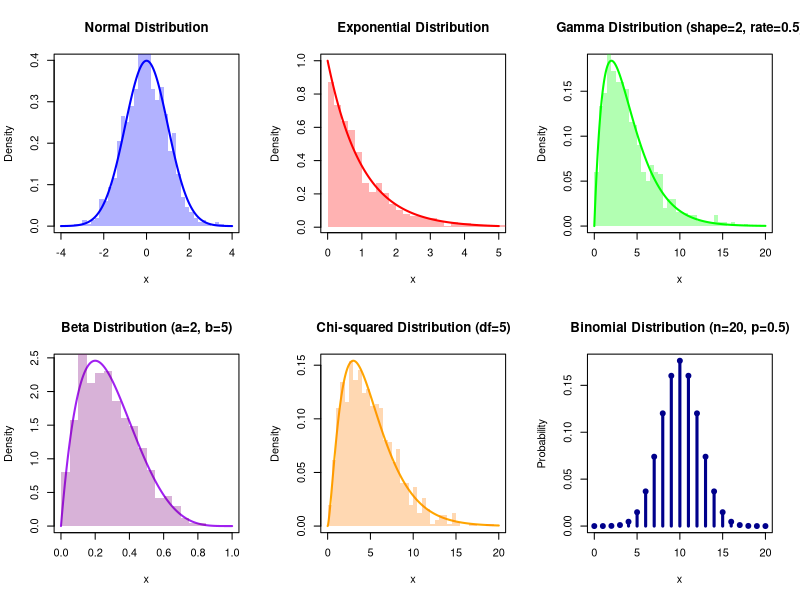
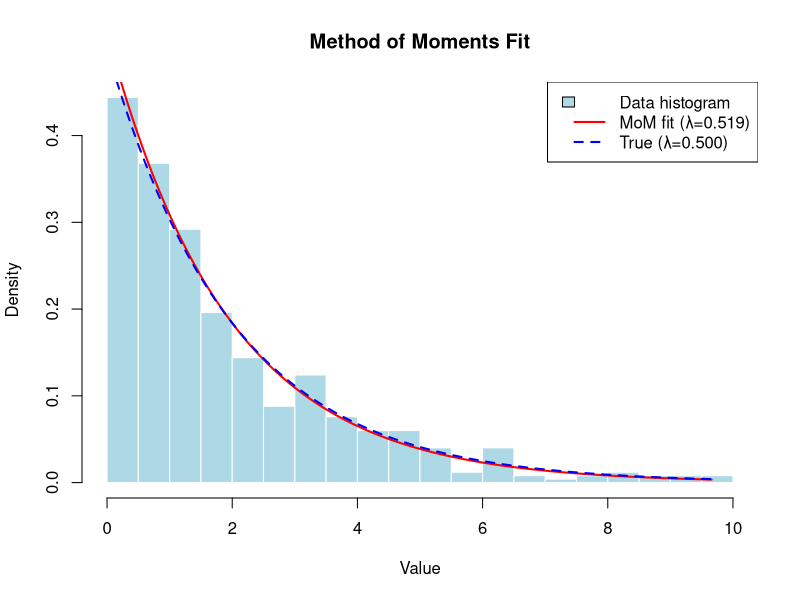
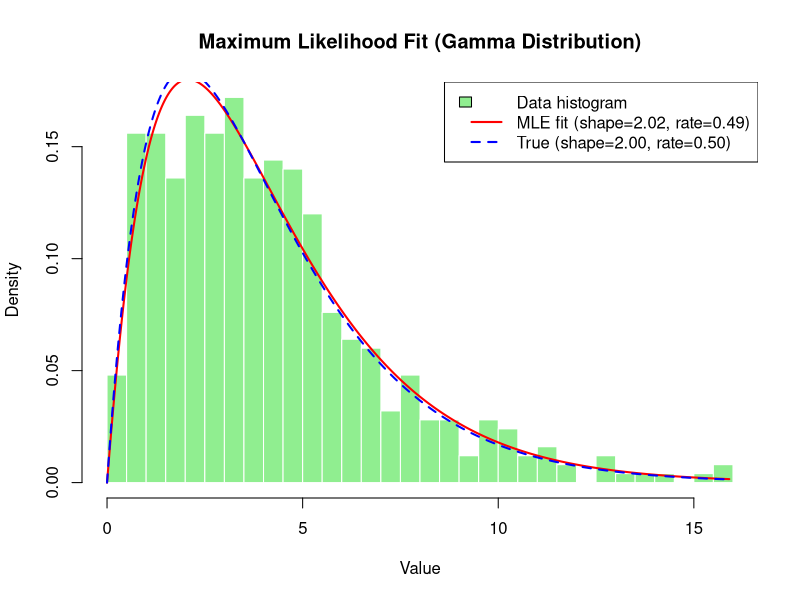
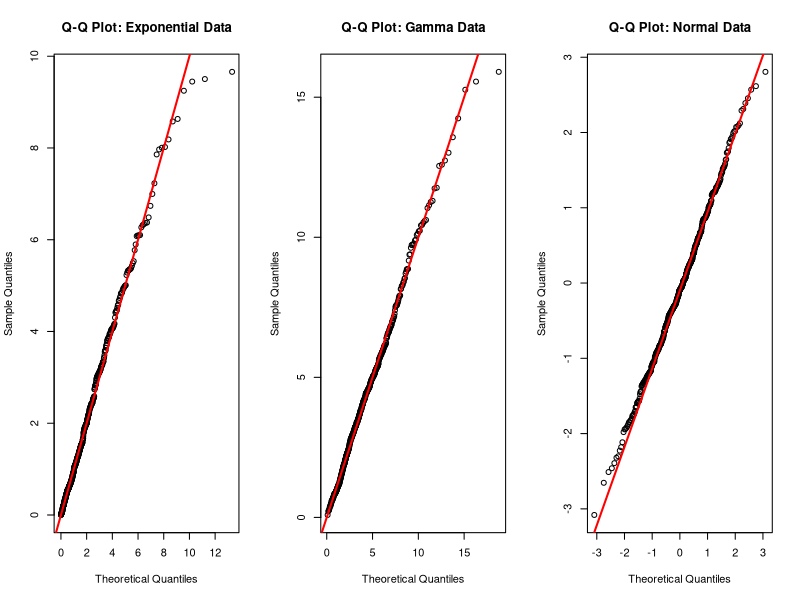
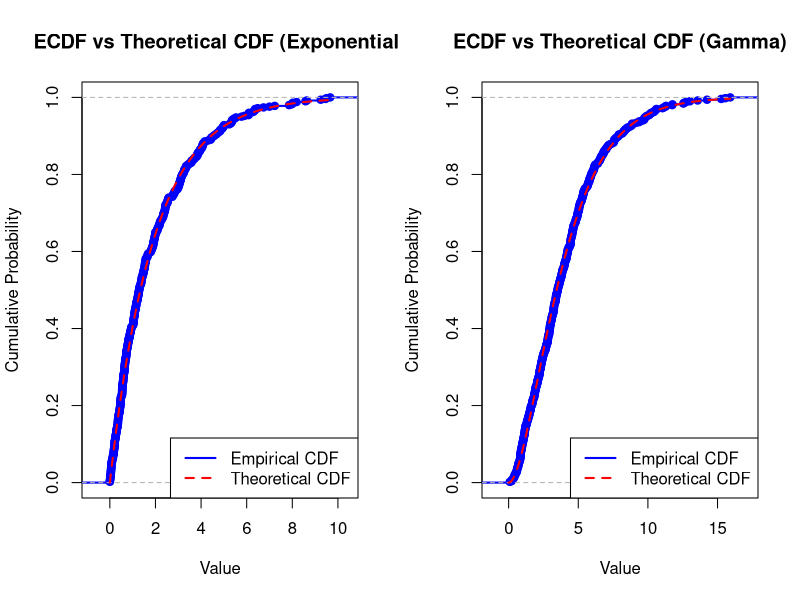
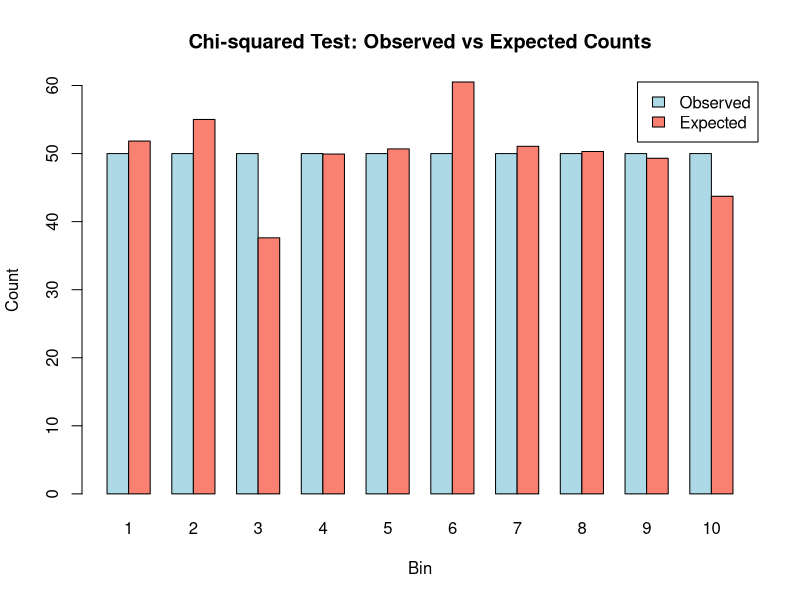
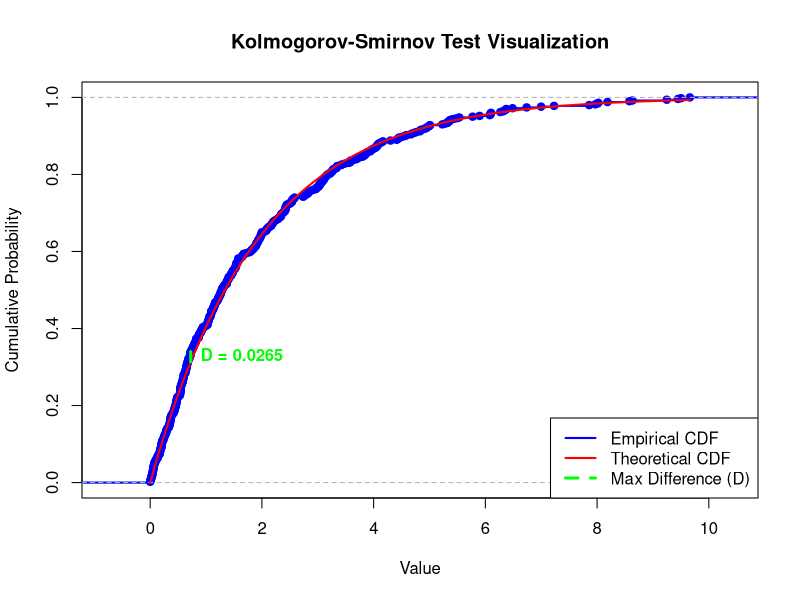
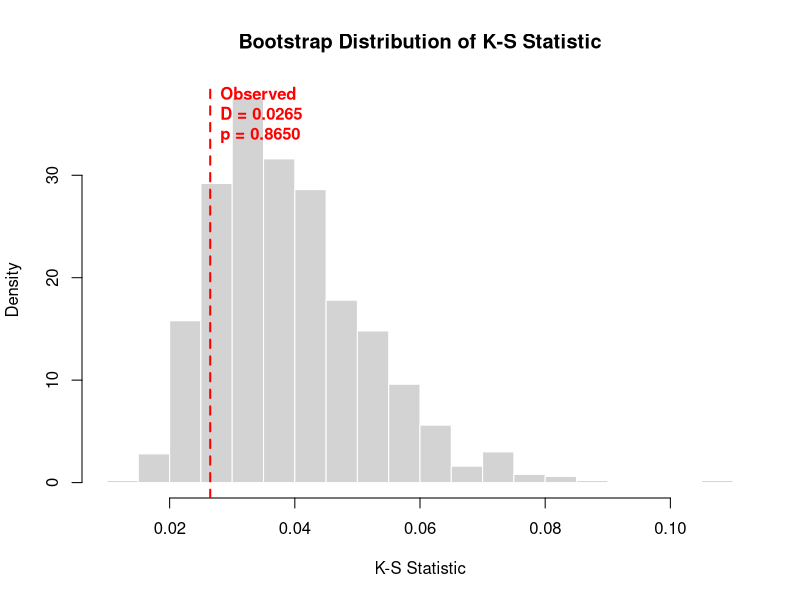

Here is the R script that generated these plots, in order:
# ============================================
# DISTRIBUTIONS IN R
# ============================================
# Statistical Computing Tutorial
# Topic: Probability Distributions and Goodness of Fit Testing
#
# Agenda:
# 1. Random number generation
# 2. Built-in distributions in R
# 3. Parametric distributions as models
# 4. Methods of fitting (moments, generalized moments, likelihood)
# 5. Methods of checking (visual comparisons, statistics, tests, calibration)
# 6. Chi-squared test for continuous distributions
# 7. Better alternatives (K-S test, bootstrap, smooth tests)
# ============================================

# Create plots directory if it doesn't exist
if (!dir.exists("../plots")) {
  dir.create("../plots", recursive = TRUE)
}

# Set seed for reproducibility
set.seed(42)

# ============================================
# RANDOM NUMBER GENERATION
# ============================================
cat("\n")
cat(paste(rep("=", 50), collapse=""), "\n")
cat("RANDOM NUMBER GENERATION\n")
cat(paste(rep("=", 50), collapse=""), "\n\n")

print("R has built-in random number generators for many distributions")
print("")
print("General naming convention:")
print("  - dname(): density function (PDF)")
print("  - pname(): cumulative distribution function (CDF)")
print("  - qname(): quantile function (inverse CDF)")
print("  - rname(): random number generator")
print("")
print("where 'name' is the distribution name (norm, exp, unif, etc.)")

# Examples of random number generation
print("\n--- Uniform Distribution ---")
uniform_sample <- runif(10, min=0, max=1)
print("Sample of 10 uniform random numbers [0,1]:")
print(round(uniform_sample, 4))

print("\n--- Normal Distribution ---")
normal_sample <- rnorm(10, mean=0, sd=1)
print("Sample of 10 standard normal random numbers:")
print(round(normal_sample, 4))

print("\n--- Exponential Distribution ---")
exp_sample <- rexp(10, rate=1)
print("Sample of 10 exponential random numbers (rate=1):")
print(round(exp_sample, 4))

# ============================================
# DISTRIBUTIONS IN R
# ============================================
cat("\n")
cat(paste(rep("=", 50), collapse=""), "\n")
cat("BUILT-IN DISTRIBUTIONS IN R\n")
cat(paste(rep("=", 50), collapse=""), "\n\n")

print("R provides many common distributions:")
print("")
print("Continuous distributions:")
print("  - Normal: rnorm(n, mean, sd)")
print("  - Exponential: rexp(n, rate)")
print("  - Uniform: runif(n, min, max)")
print("  - Gamma: rgamma(n, shape, rate)")
print("  - Beta: rbeta(n, shape1, shape2)")
print("  - Chi-squared: rchisq(n, df)")
print("  - t-distribution: rt(n, df)")
print("  - F-distribution: rf(n, df1, df2)")
print("")
print("Discrete distributions:")
print("  - Binomial: rbinom(n, size, prob)")
print("  - Poisson: rpois(n, lambda)")
print("  - Geometric: rgeom(n, prob)")
print("  - Negative binomial: rnbinom(n, size, prob)")

# Visualize some distributions
png("../plots/dist_common_distributions.png", width=1200, height=800)
par(mfrow=c(2,3))

# Normal distribution
x_norm <- seq(-4, 4, length.out=1000)
plot(x_norm, dnorm(x_norm, 0, 1), type='l', lwd=2, col='blue',
     main="Normal Distribution", xlab="x", ylab="Density")
hist(rnorm(1000), breaks=30, add=TRUE, freq=FALSE, col=rgb(0,0,1,0.3), border=NA)

# Exponential distribution
x_exp <- seq(0, 5, length.out=1000)
plot(x_exp, dexp(x_exp, 1), type='l', lwd=2, col='red',
     main="Exponential Distribution", xlab="x", ylab="Density")
hist(rexp(1000), breaks=30, add=TRUE, freq=FALSE, col=rgb(1,0,0,0.3), border=NA)

# Gamma distribution
x_gamma <- seq(0, 20, length.out=1000)
plot(x_gamma, dgamma(x_gamma, shape=2, rate=0.5), type='l', lwd=2, col='green',
     main="Gamma Distribution (shape=2, rate=0.5)", xlab="x", ylab="Density")
hist(rgamma(1000, 2, 0.5), breaks=30, add=TRUE, freq=FALSE, col=rgb(0,1,0,0.3), border=NA)

# Beta distribution
x_beta <- seq(0, 1, length.out=1000)
plot(x_beta, dbeta(x_beta, 2, 5), type='l', lwd=2, col='purple',
     main="Beta Distribution (a=2, b=5)", xlab="x", ylab="Density")
hist(rbeta(1000, 2, 5), breaks=30, add=TRUE, freq=FALSE, col=rgb(0.5,0,0.5,0.3), border=NA)

# Chi-squared distribution
x_chisq <- seq(0, 20, length.out=1000)
plot(x_chisq, dchisq(x_chisq, 5), type='l', lwd=2, col='orange',
     main="Chi-squared Distribution (df=5)", xlab="x", ylab="Density")
hist(rchisq(1000, 5), breaks=30, add=TRUE, freq=FALSE, col=rgb(1,0.5,0,0.3), border=NA)

# Binomial distribution (discrete)
x_binom <- 0:20
plot(x_binom, dbinom(x_binom, 20, 0.5), type='h', lwd=3, col='darkblue',
     main="Binomial Distribution (n=20, p=0.5)", xlab="x", ylab="Probability")
points(x_binom, dbinom(x_binom, 20, 0.5), pch=19, col='darkblue')

par(mfrow=c(1,1))
dev.off()
print("Plot saved: dist_common_distributions.png")

# ============================================
# PARAMETRIC DISTRIBUTIONS AS MODELS
# ============================================
cat("\n")
cat(paste(rep("=", 50), collapse=""), "\n")
cat("PARAMETRIC DISTRIBUTIONS AS MODELS\n")
cat(paste(rep("=", 50), collapse=""), "\n\n")

print("Parametric distributions serve as models for real-world data")
print("")
print("Key idea: Assume data comes from a known family of distributions")
print("          but with unknown parameters")
print("")
print("Goal: Estimate the parameters from the data")
print("      Check if the model fits well")

# Generate some example data (exponential)
true_rate <- 0.5
sample_data <- rexp(500, rate=true_rate)

print(sprintf("\nGenerated 500 samples from Exponential(rate=%.1f)", true_rate))
print(sprintf("Sample mean: %.4f (theoretical: %.4f)", mean(sample_data), 1/true_rate))
print(sprintf("Sample variance: %.4f (theoretical: %.4f)", var(sample_data), 1/true_rate^2))

# ============================================
# METHOD OF MOMENTS
# ============================================
cat("\n")
cat(paste(rep("=", 50), collapse=""), "\n")
cat("FITTING: METHOD OF MOMENTS\n")
cat(paste(rep("=", 50), collapse=""), "\n\n")

print("Method of Moments: Match sample moments to theoretical moments")
print("")
print("For exponential distribution:")
print("  E[X] = 1/λ")
print("  So: λ_hat = 1/mean(X)")

# Estimate rate using method of moments
rate_mom <- 1/mean(sample_data)
print(sprintf("\nMethod of Moments estimate: λ = %.4f", rate_mom))
print(sprintf("True rate: λ = %.4f", true_rate))
print(sprintf("Error: %.4f", abs(rate_mom - true_rate)))

# Visualize the fit
png("../plots/dist_method_of_moments.png", width=800, height=600)
hist(sample_data, breaks=30, freq=FALSE, 
     main="Method of Moments Fit",
     xlab="Value", ylab="Density",
     col='lightblue', border='white')
x_seq <- seq(0, max(sample_data), length.out=1000)
lines(x_seq, dexp(x_seq, rate_mom), col='red', lwd=2)
lines(x_seq, dexp(x_seq, true_rate), col='blue', lwd=2, lty=2)
legend("topright", 
       legend=c("Data histogram", 
                sprintf("MoM fit (λ=%.3f)", rate_mom),
                sprintf("True (λ=%.3f)", true_rate)),
       col=c("lightblue", "red", "blue"),
       lty=c(NA, 1, 2), lwd=c(NA, 2, 2),
       fill=c("lightblue", NA, NA), border=c("black", NA, NA))
dev.off()
print("Plot saved: dist_method_of_moments.png")

# ============================================
# MAXIMUM LIKELIHOOD ESTIMATION
# ============================================
cat("\n")
cat(paste(rep("=", 50), collapse=""), "\n")
cat("FITTING: MAXIMUM LIKELIHOOD ESTIMATION\n")
cat(paste(rep("=", 50), collapse=""), "\n\n")

print("Maximum Likelihood: Find parameters that maximize the likelihood function")
print("")
print("Likelihood function: L(θ|data) = product of f(x_i|θ)")
print("Log-likelihood: l(θ|data) = sum of log(f(x_i|θ))")
print("")
print("For exponential distribution:")
print("  l(λ) = n*log(λ) - λ*sum(x_i)")
print("  Maximize by taking derivative and setting to 0")
print("  Solution: λ_MLE = n / sum(x_i) = 1/mean(x)")

# MLE for exponential (same as method of moments in this case!)
rate_mle <- 1/mean(sample_data)
print(sprintf("\nMaximum Likelihood estimate: λ = %.4f", rate_mle))
print(sprintf("True rate: λ = %.4f", true_rate))

# For more complex distributions, use optim()
# Example: fit gamma distribution using MLE
print("\n--- Fitting Gamma Distribution ---")

# Generate gamma data
gamma_data <- rgamma(500, shape=2, rate=0.5)

# Negative log-likelihood for gamma
neg_log_lik_gamma <- function(params, data) {
  shape <- params[1]
  rate <- params[2]
  if (shape <= 0 || rate <= 0) return(Inf)
  -sum(dgamma(data, shape=shape, rate=rate, log=TRUE))
}

# Optimize
mle_result <- optim(c(1, 1), neg_log_lik_gamma, data=gamma_data)
shape_mle <- mle_result$par[1]
rate_mle_gamma <- mle_result$par[2]

print(sprintf("MLE estimates: shape = %.4f, rate = %.4f", shape_mle, rate_mle_gamma))
print(sprintf("True parameters: shape = 2.0000, rate = 0.5000"))

# Visualize
png("../plots/dist_mle_gamma.png", width=800, height=600)
hist(gamma_data, breaks=30, freq=FALSE,
     main="Maximum Likelihood Fit (Gamma Distribution)",
     xlab="Value", ylab="Density",
     col='lightgreen', border='white')
x_seq_g <- seq(0, max(gamma_data), length.out=1000)
lines(x_seq_g, dgamma(x_seq_g, shape=shape_mle, rate=rate_mle_gamma), 
      col='red', lwd=2)
lines(x_seq_g, dgamma(x_seq_g, shape=2, rate=0.5), 
      col='blue', lwd=2, lty=2)
legend("topright",
       legend=c("Data histogram",
                sprintf("MLE fit (shape=%.2f, rate=%.2f)", shape_mle, rate_mle_gamma),
                "True (shape=2.00, rate=0.50)"),
       col=c("lightgreen", "red", "blue"),
       lty=c(NA, 1, 2), lwd=c(NA, 2, 2),
       fill=c("lightgreen", NA, NA), border=c("black", NA, NA))
dev.off()
print("Plot saved: dist_mle_gamma.png")

# ============================================
# VISUAL COMPARISON: Q-Q PLOTS
# ============================================
cat("\n")
cat(paste(rep("=", 50), collapse=""), "\n")
cat("CHECKING FIT: VISUAL COMPARISON (Q-Q PLOTS)\n")
cat(paste(rep("=", 50), collapse=""), "\n\n")

print("Q-Q Plot (Quantile-Quantile Plot):")
print("  - Compare quantiles of data to theoretical quantiles")
print("  - If data matches distribution, points lie on diagonal line")
print("  - Deviations indicate departure from assumed distribution")

png("../plots/dist_qq_plots.png", width=1200, height=400)
par(mfrow=c(1,3))

# Q-Q plot for exponential data
qqplot(qexp(ppoints(length(sample_data)), rate=rate_mle), sample_data,
       main="Q-Q Plot: Exponential Data",
       xlab="Theoretical Quantiles", ylab="Sample Quantiles")
abline(0, 1, col='red', lwd=2)

# Q-Q plot for gamma data
qqplot(qgamma(ppoints(length(gamma_data)), shape=shape_mle, rate=rate_mle_gamma), 
       gamma_data,
       main="Q-Q Plot: Gamma Data",
       xlab="Theoretical Quantiles", ylab="Sample Quantiles")
abline(0, 1, col='red', lwd=2)

# Q-Q plot for normal data (should be good)
normal_data <- rnorm(500)
qqnorm(normal_data, main="Q-Q Plot: Normal Data")
qqline(normal_data, col='red', lwd=2)

par(mfrow=c(1,1))
dev.off()
print("Plot saved: dist_qq_plots.png")

# ============================================
# EMPIRICAL CDF COMPARISON
# ============================================
cat("\n")
cat(paste(rep("=", 50), collapse=""), "\n")
cat("CHECKING FIT: EMPIRICAL CDF COMPARISON\n")
cat(paste(rep("=", 50), collapse=""), "\n\n")

print("Empirical CDF: Step function of observed data")
print("Compare to theoretical CDF")

png("../plots/dist_ecdf_comparison.png", width=1200, height=400)
par(mfrow=c(1,2))

# ECDF for exponential data
plot(ecdf(sample_data), 
     main="ECDF vs Theoretical CDF (Exponential)",
     xlab="Value", ylab="Cumulative Probability",
     col='blue', lwd=2)
x_seq <- seq(0, max(sample_data), length.out=1000)
lines(x_seq, pexp(x_seq, rate=rate_mle), col='red', lwd=2, lty=2)
legend("bottomright",
       legend=c("Empirical CDF", "Theoretical CDF"),
       col=c("blue", "red"), lty=c(1, 2), lwd=2)

# ECDF for gamma data
plot(ecdf(gamma_data),
     main="ECDF vs Theoretical CDF (Gamma)",
     xlab="Value", ylab="Cumulative Probability",
     col='blue', lwd=2)
x_seq_g <- seq(0, max(gamma_data), length.out=1000)
lines(x_seq_g, pgamma(x_seq_g, shape=shape_mle, rate=rate_mle_gamma), 
      col='red', lwd=2, lty=2)
legend("bottomright",
       legend=c("Empirical CDF", "Theoretical CDF"),
       col=c("blue", "red"), lty=c(1, 2), lwd=2)

par(mfrow=c(1,1))
dev.off()
print("Plot saved: dist_ecdf_comparison.png")

# ============================================
# CHI-SQUARED TEST FOR CONTINUOUS DISTRIBUTIONS
# ============================================
cat("\n")
cat(paste(rep("=", 50), collapse=""), "\n")
cat("CHI-SQUARED TEST FOR CONTINUOUS DISTRIBUTIONS\n")
cat(paste(rep("=", 50), collapse=""), "\n\n")

print("Chi-squared goodness-of-fit test:")
print("  - Designed for discrete/categorical data")
print("  - For continuous data: must discretize into bins")
print("  - Test statistic: χ² = sum((O_i - E_i)² / E_i)")
print("    where O_i = observed count in bin i")
print("          E_i = expected count in bin i")

# Discretize exponential data
n_bins <- 10
breaks <- quantile(sample_data, probs=seq(0, 1, length.out=n_bins+1))
breaks[1] <- 0  # Ensure lower bound is 0
observed_counts <- table(cut(sample_data, breaks=breaks, include.lowest=TRUE))

# Expected counts under fitted exponential
expected_probs <- diff(pexp(breaks, rate=rate_mle))
# Normalize to ensure they sum to 1 (account for rounding errors)
expected_probs <- expected_probs / sum(expected_probs)
expected_counts <- expected_probs * length(sample_data)

print("\nObserved vs Expected counts:")
print(data.frame(
  Bin = 1:n_bins,
  Observed = as.numeric(observed_counts),
  Expected = round(expected_counts, 2)
))

# Chi-squared test
chisq_result <- chisq.test(x=as.numeric(observed_counts), p=expected_probs)
print("\nChi-squared test result:")
print(chisq_result)

# Visualize
png("../plots/dist_chisq_test.png", width=800, height=600)
barplot(rbind(as.numeric(observed_counts), expected_counts),
        beside=TRUE,
        names.arg=1:n_bins,
        col=c('lightblue', 'salmon'),
        main="Chi-squared Test: Observed vs Expected Counts",
        xlab="Bin", ylab="Count",
        legend.text=c("Observed", "Expected"),
        args.legend=list(x="topright"))
dev.off()
print("Plot saved: dist_chisq_test.png")

# ============================================
# PROBLEMS WITH CHI-SQUARED TEST
# ============================================
cat("\n")
cat(paste(rep("=", 50), collapse=""), "\n")
cat("PROBLEMS WITH CHI-SQUARED TEST\n")
cat(paste(rep("=", 50), collapse=""), "\n\n")

print("Issues with chi-squared test for continuous distributions:")
print("")
print("1. LOSS OF INFORMATION FROM DISCRETIZATION")
print("   - Converting continuous data to bins loses precision")
print("   - Different binning choices can give different results")
print("")
print("2. LOTS OF WORK JUST TO USE chisq.test()")
print("   - Must choose number of bins")
print("   - Must calculate expected counts manually")
print("   - Results depend on arbitrary binning choices")
print("")
print("3. LOW POWER")
print("   - May not detect departures from null hypothesis")
print("   - Especially with small sample sizes")
print("")
print("BETTER ALTERNATIVES:")
print("  ✓ Kolmogorov-Smirnov test (ks.test)")
print("  ✓ Bootstrap testing")
print("  ✓ Smooth tests of goodness of fit")
print("  ✓ Anderson-Darling test")

# ============================================
# BETTER ALTERNATIVE: KOLMOGOROV-SMIRNOV TEST
# ============================================
cat("\n")
cat(paste(rep("=", 50), collapse=""), "\n")
cat("BETTER ALTERNATIVE: KOLMOGOROV-SMIRNOV TEST\n")
cat(paste(rep("=", 50), collapse=""), "\n\n")

print("Kolmogorov-Smirnov (K-S) test:")
print("  - Compares empirical CDF to theoretical CDF")
print("  - Test statistic: D = max|F_empirical(x) - F_theoretical(x)|")
print("  - No binning required!")
print("  - More powerful than chi-squared for continuous data")

# K-S test for exponential data
ks_result <- ks.test(sample_data, "pexp", rate=rate_mle)
print("\nKolmogorov-Smirnov test result:")
print(ks_result)

print(sprintf("\nK-S test statistic: D = %.4f", ks_result$statistic))
print(sprintf("P-value: %.4f", ks_result$p.value))

if (ks_result$p.value > 0.05) {
  print("Conclusion: Cannot reject null hypothesis")
  print("            Data is consistent with exponential distribution")
} else {
  print("Conclusion: Reject null hypothesis")
  print("            Data does not follow exponential distribution")
}

# Visualize K-S statistic
png("../plots/dist_ks_test.png", width=800, height=600)
plot(ecdf(sample_data),
     main="Kolmogorov-Smirnov Test Visualization",
     xlab="Value", ylab="Cumulative Probability",
     col='blue', lwd=2)
x_seq <- seq(0, max(sample_data), length.out=1000)
lines(x_seq, pexp(x_seq, rate=rate_mle), col='red', lwd=2)

# Find where maximum difference occurs
ecdf_func <- ecdf(sample_data)
x_test <- sort(sample_data)
diffs <- abs(ecdf_func(x_test) - pexp(x_test, rate=rate_mle))
max_diff_idx <- which.max(diffs)
x_max <- x_test[max_diff_idx]

# Draw line showing maximum difference
segments(x_max, ecdf_func(x_max), x_max, pexp(x_max, rate=rate_mle),
         col='green', lwd=3, lty=2)
text(x_max, mean(c(ecdf_func(x_max), pexp(x_max, rate=rate_mle))),
     sprintf("D = %.4f", ks_result$statistic),
     pos=4, col='green', font=2)

legend("bottomright",
       legend=c("Empirical CDF", "Theoretical CDF", "Max Difference (D)"),
       col=c("blue", "red", "green"), lty=c(1, 1, 2), lwd=c(2, 2, 3))
dev.off()
print("Plot saved: dist_ks_test.png")

# ============================================
# BOOTSTRAP TESTING
# ============================================
cat("\n")
cat(paste(rep("=", 50), collapse=""), "\n")
cat("BOOTSTRAP TESTING\n")
cat(paste(rep("=", 50), collapse=""), "\n\n")

print("Bootstrap approach for goodness-of-fit:")
print("  1. Fit distribution to observed data")
print("  2. Generate many bootstrap samples from fitted distribution")
print("  3. Calculate test statistic for each bootstrap sample")
print("  4. Compare observed test statistic to bootstrap distribution")

# Bootstrap K-S test
n_boot <- 1000
boot_stats <- numeric(n_boot)

for (i in 1:n_boot) {
  boot_sample <- rexp(length(sample_data), rate=rate_mle)
  boot_stats[i] <- ks.test(boot_sample, "pexp", rate=rate_mle)$statistic
}

# Calculate p-value
observed_stat <- ks_result$statistic
bootstrap_pval <- mean(boot_stats >= observed_stat)

print(sprintf("\nBootstrap K-S test (B = %d):", n_boot))
print(sprintf("Observed K-S statistic: %.4f", observed_stat))
print(sprintf("Bootstrap p-value: %.4f", bootstrap_pval))

# Visualize bootstrap distribution
png("../plots/dist_bootstrap_test.png", width=800, height=600)
hist(boot_stats, breaks=30, freq=FALSE,
     main="Bootstrap Distribution of K-S Statistic",
     xlab="K-S Statistic", ylab="Density",
     col='lightgray', border='white')
abline(v=observed_stat, col='red', lwd=2, lty=2)
text(observed_stat, par("usr")[4]*0.9,
     sprintf("Observed\nD = %.4f\np = %.4f", observed_stat, bootstrap_pval),
     pos=4, col='red', font=2)
dev.off()
print("Plot saved: dist_bootstrap_test.png")

# ============================================
# COMPARISON OF TESTS
# ============================================
cat("\n")
cat(paste(rep("=", 50), collapse=""), "\n")
cat("COMPARISON OF GOODNESS-OF-FIT TESTS\n")
cat(paste(rep("=", 50), collapse=""), "\n\n")

print("Test results summary:")
print("")
print(sprintf("Chi-squared test:      χ² = %.4f, p = %.4f", 
              chisq_result$statistic, chisq_result$p.value))
print(sprintf("Kolmogorov-Smirnov:    D = %.4f,  p = %.4f",
              ks_result$statistic, ks_result$p.value))
print(sprintf("Bootstrap K-S:         D = %.4f,  p = %.4f",
              observed_stat, bootstrap_pval))
print("")
print("All tests agree: data is consistent with exponential distribution")

# ============================================
# PRACTICAL EXAMPLE: TESTING NORMALITY
# ============================================
cat("\n")
cat(paste(rep("=", 50), collapse=""), "\n")
cat("PRACTICAL EXAMPLE: TESTING NORMALITY\n")
cat(paste(rep("=", 50), collapse=""), "\n\n")

print("Generate data from mixture of normals (not truly normal)")
print("Test if various methods can detect the departure from normality")

# Generate non-normal data (mixture)
set.seed(123)
mixture_data <- c(rnorm(400, mean=0, sd=1), rnorm(100, mean=3, sd=0.5))

# Fit normal distribution
mean_est <- mean(mixture_data)
sd_est <- sd(mixture_data)

print(sprintf("\nFitted normal: mean = %.4f, sd = %.4f", mean_est, sd_est))

# Visual inspection
png("../plots/dist_normality_test.png", width=1200, height=800)
par(mfrow=c(2,2))

# Histogram with fitted normal
hist(mixture_data, breaks=30, freq=FALSE,
     main="Histogram with Fitted Normal",
     xlab="Value", ylab="Density",
     col='lightblue', border='white')
x_norm <- seq(min(mixture_data), max(mixture_data), length.out=1000)
lines(x_norm, dnorm(x_norm, mean_est, sd_est), col='red', lwd=2)

# Q-Q plot
qqnorm(mixture_data, main="Q-Q Plot")
qqline(mixture_data, col='red', lwd=2)

# ECDF comparison
plot(ecdf(mixture_data),
     main="Empirical vs Theoretical CDF",
     xlab="Value", ylab="Cumulative Probability",
     col='blue', lwd=2)
lines(x_norm, pnorm(x_norm, mean_est, sd_est), col='red', lwd=2)

# Box plot
boxplot(mixture_data, horizontal=TRUE,
        main="Box Plot",
        xlab="Value",
        col='lightgreen')

par(mfrow=c(1,1))
dev.off()
print("Plot saved: dist_normality_test.png")

# Statistical tests
print("\n--- Statistical Tests for Normality ---")

# Shapiro-Wilk test (most powerful for normality)
if (length(mixture_data) <= 5000) {  # Shapiro-Wilk has sample size limit
  shapiro_result <- shapiro.test(mixture_data)
  print(sprintf("Shapiro-Wilk test: W = %.4f, p = %.4f", 
                shapiro_result$statistic, shapiro_result$p.value))
}

# K-S test for normality
ks_norm_result <- ks.test(mixture_data, "pnorm", mean=mean_est, sd=sd_est)
print(sprintf("K-S test:          D = %.4f, p = %.4f",
              ks_norm_result$statistic, ks_norm_result$p.value))

print("\nConclusion:")
if (exists("shapiro_result") && shapiro_result$p.value < 0.05) {
  print("  Shapiro-Wilk test rejects normality (p < 0.05)")
  print("  The data does NOT appear to be normally distributed")
} else {
  print("  Tests suggest data may not be perfectly normal")
  print("  Visual inspection (Q-Q plot) shows deviation in tails")
}

# ============================================
# CALIBRATION PLOTS
# ============================================
cat("\n")
cat(paste(rep("=", 50), collapse=""), "\n")
cat("CALIBRATION PLOTS\n")
cat(paste(rep("=", 50), collapse=""), "\n\n")

print("Calibration: Check if predicted probabilities match observed frequencies")
print("")
print("For a well-fitted model:")
print("  - If we predict P(Y=1) = 0.7, about 70% should actually be Y=1")
print("  - Calibration plot: predicted probability vs observed frequency")

# Generate binary data with known probabilities
set.seed(456)
n_cal <- 1000
x_cal <- runif(n_cal, -3, 3)
true_prob <- plogis(x_cal)  # logistic function: 1/(1+exp(-x))
y_cal <- rbinom(n_cal, 1, true_prob)

# Fit logistic regression
cal_model <- glm(y_cal ~ x_cal, family=binomial)
pred_prob <- predict(cal_model, type="response")

# Create calibration plot
n_cal_bins <- 10
cal_bins <- cut(pred_prob, breaks=seq(0, 1, length.out=n_cal_bins+1), include.lowest=TRUE)
cal_data <- data.frame(
  pred = pred_prob,
  observed = y_cal,
  bin = cal_bins
)

cal_summary <- aggregate(cbind(pred, observed) ~ bin, data=cal_data, FUN=mean)

png("../plots/dist_calibration.png", width=800, height=600)
plot(cal_summary$pred, cal_summary$observed,
     main="Calibration Plot",
     xlab="Predicted Probability",
     ylab="Observed Frequency",
     pch=19, col='blue', cex=1.5,
     xlim=c(0,1), ylim=c(0,1))
abline(0, 1, col='red', lwd=2, lty=2)
grid()
legend("topleft",
       legend=c("Calibration points", "Perfect calibration"),
       col=c("blue", "red"), pch=c(19, NA), lty=c(NA, 2), lwd=c(NA, 2))
dev.off()
print("Plot saved: dist_calibration.png")

print("\nCalibration results:")
print("  Points near diagonal = well-calibrated")
print("  Points above diagonal = underestimating probability")
print("  Points below diagonal = overestimating probability")

# ============================================
# SUMMARY
# ============================================
cat("\n")
cat(paste(rep("=", 50), collapse=""), "\n")
cat("SUMMARY\n")
cat(paste(rep("=", 50), collapse=""), "\n\n")

print("Key takeaways:")
print("")
print("✓ RANDOM NUMBER GENERATION")
print("  - R has built-in generators: rnorm, rexp, runif, etc.")
print("  - Also provides density (d*), CDF (p*), quantile (q*) functions")
print("")
print("✓ DISTRIBUTIONS IN R")
print("  - Many continuous distributions: normal, exponential, gamma, beta, etc.")
print("  - Many discrete distributions: binomial, Poisson, geometric, etc.")
print("  - Easy to work with using consistent naming conventions")
print("")
print("✓ PARAMETRIC DISTRIBUTIONS ARE MODELS")
print("  - Assume data comes from known family with unknown parameters")
print("  - Goal: estimate parameters and check fit")
print("")
print("✓ METHODS OF FITTING")
print("  - Method of Moments: match sample moments to theoretical moments")
print("  - Maximum Likelihood: maximize probability of observing the data")
print("  - Generalized Method of Moments: more flexible, use more moments")
print("")
print("✓ METHODS OF CHECKING FIT")
print("  - Visual comparisons: histograms, Q-Q plots, ECDF plots")
print("  - Goodness-of-fit statistics: K-S statistic, chi-squared statistic")
print("  - Hypothesis tests: K-S test, chi-squared test, Shapiro-Wilk")
print("  - Calibration: predicted probabilities vs observed frequencies")
print("")
print("✓ CHI-SQUARED TEST FOR CONTINUOUS DISTRIBUTIONS")
print("  - Requires discretization (binning) of continuous data")
print("  - DRAWBACKS:")
print("    • Loss of information from discretization")
print("    • Lots of work just to use chisq.test()")
print("    • Results depend on arbitrary binning choices")
print("    • Low power compared to alternatives")
print("")
print("✓ BETTER ALTERNATIVES")
print("  - ks.test(): Kolmogorov-Smirnov test (no binning, more powerful)")
print("  - Bootstrap testing: resampling approach for p-values")
print("  - Smooth tests of goodness of fit: more sophisticated methods")
print("  - Anderson-Darling test: gives more weight to tails")
print("  - Shapiro-Wilk test: specifically for testing normality")

cat("\n")
cat(paste(rep("=", 60), collapse=""), "\n")
cat("DISTRIBUTIONS TUTORIAL COMPLETE\n")
cat(paste(rep("=", 60), collapse=""), "\n\n")

final_plot_count <- length(list.files("../plots", pattern="dist_.*\\.png"))
print(paste("Total plots generated:", final_plot_count))
print("\nAll plots saved to: ../plots/")
print("\nThank you for completing this tutorial!")
